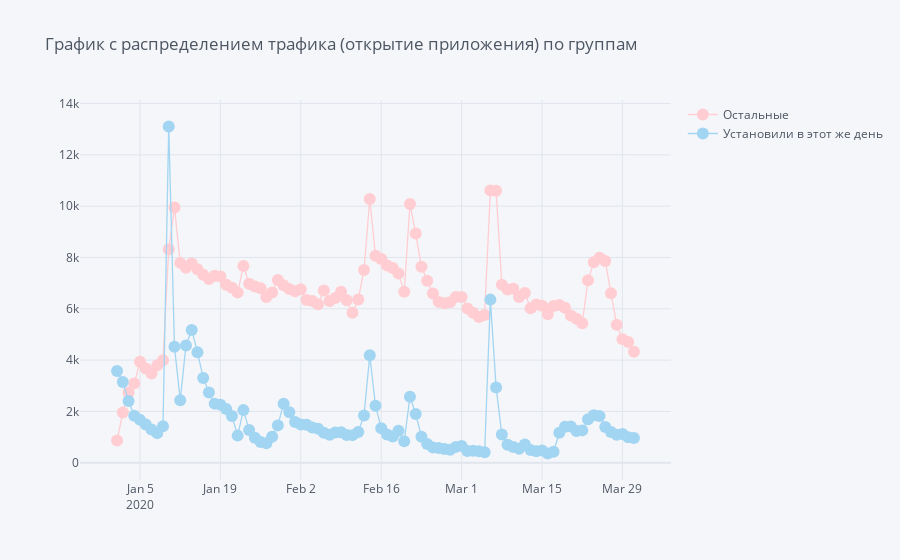

The cell this chart's notebook holds for it:
### Code cell
dfp1.iplot(color=['#ffcdd2','#A2D5F2'],mode='lines+markers',title='График с распределением трафика (открытие приложения) по группам')
